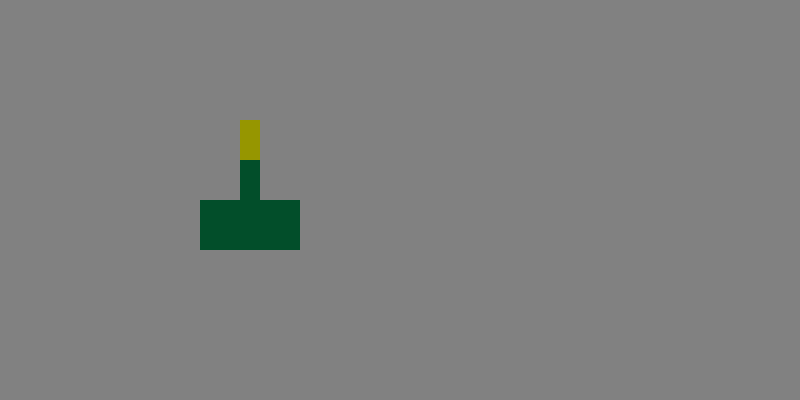
Frame 1 (no input)
Frame 60 (the mouse pressed at the canvas centre just before this capture): identical to frame 1, image omitted
Frame 120 (the mouse held since frame 60 and released just before this capture): identical to frame 1, image omitted

The Processing sketch that drew this single still picture (run headless with seeded random() and noise(); from frame 60 on, the mouse is pressed at the canvas centre):

// Processing sketch: sketch_251106c
// ── sketch_251106c.pde
// Bullet:

class Bullet {
  int x;
  int y;
  int dX = 5;
  color colour;

  Bullet(int x, int y, color col) {
    this.x = x;
    this.y = y;
    this.colour = col;
  }

  void render() {
    if (y > 30) {        
      fill(colour);
      rect(x + 40, y - 20, 20, 40);
    }
  }

  void move() {
    if (keyPressed && key == ' ') {
      y -= 10;
    }

    y = constrain(y, 30, height - 30);
  }
}
// Defender

class Defender {
  int x;
  int y;
  int dX = 4;
  color colour;

  Defender(int x, int y, color col) {
    this.x = x;
    this.y = y;
    this.colour = col;
  }

  void render() {
    noStroke();
    fill(colour);

    rect(x, y, 100, 50);
    rect(x+40, y-40, 20, 40);
  }

  void move() {
    if (keyPressed) {
      if (key == CODED) {
        if (keyCode == LEFT) {
          x = x - 10;
        }

        if (keyCode == RIGHT) {
          x = x + 10;
        }

        if (keyCode == UP) {
          y = y - 10;
        }

        if (keyCode == DOWN) {
          y = y + 10;
        }
      }
    }

    x = constrain(x, 0, width - 100);
    y = constrain(y, 30, height - 50);
  }
}

// Code:

Defender defender1 = new Defender(200, 200, color(2, 78, 42));
Bullet bullet1 = new Bullet(200, 140, color(150, 150, 0));
// Defender defender2 = new Defender(400, 200, color(2, 128, 42));

void setup () {
  size(800, 400);
  background(129);
}

void draw() {
  background(129);
  defender1.render();
  defender1.move();
  bullet1.render();
  bullet1.move();
}
